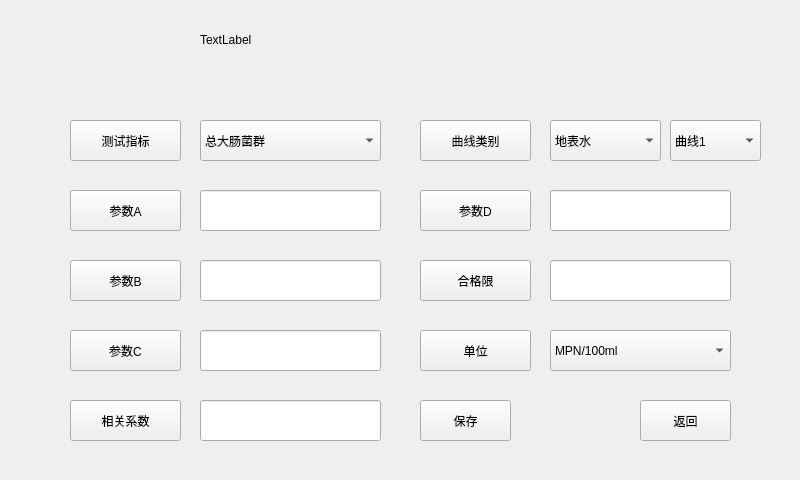
<?xml version="1.0" encoding="UTF-8"?>
<ui version="4.0">
 <class>ParaSetting</class>
 <widget class="QWidget" name="ParaSetting">
  <property name="geometry">
   <rect>
    <x>0</x>
    <y>0</y>
    <width>800</width>
    <height>480</height>
   </rect>
  </property>
  <property name="windowTitle">
   <string>Form</string>
  </property>
  <widget class="QPushButton" name="pbTestTarget">
   <property name="geometry">
    <rect>
     <x>70</x>
     <y>120</y>
     <width>111</width>
     <height>41</height>
    </rect>
   </property>
   <property name="text">
    <string>测试指标</string>
   </property>
  </widget>
  <widget class="QPushButton" name="pbParaA">
   <property name="geometry">
    <rect>
     <x>70</x>
     <y>190</y>
     <width>111</width>
     <height>41</height>
    </rect>
   </property>
   <property name="text">
    <string>参数A</string>
   </property>
  </widget>
  <widget class="QPushButton" name="pbParaB">
   <property name="geometry">
    <rect>
     <x>70</x>
     <y>260</y>
     <width>111</width>
     <height>41</height>
    </rect>
   </property>
   <property name="text">
    <string>参数B</string>
   </property>
  </widget>
  <widget class="QPushButton" name="pbParaC">
   <property name="geometry">
    <rect>
     <x>70</x>
     <y>330</y>
     <width>111</width>
     <height>41</height>
    </rect>
   </property>
   <property name="text">
    <string>参数C</string>
   </property>
  </widget>
  <widget class="QPushButton" name="pbUnit">
   <property name="geometry">
    <rect>
     <x>420</x>
     <y>330</y>
     <width>111</width>
     <height>41</height>
    </rect>
   </property>
   <property name="text">
    <string>单位</string>
   </property>
  </widget>
  <widget class="QPushButton" name="pbQualim">
   <property name="geometry">
    <rect>
     <x>420</x>
     <y>260</y>
     <width>111</width>
     <height>41</height>
    </rect>
   </property>
   <property name="text">
    <string>合格限</string>
   </property>
  </widget>
  <widget class="QPushButton" name="pbParaClass">
   <property name="geometry">
    <rect>
     <x>420</x>
     <y>120</y>
     <width>111</width>
     <height>41</height>
    </rect>
   </property>
   <property name="text">
    <string>曲线类别</string>
   </property>
  </widget>
  <widget class="QPushButton" name="pbParaD">
   <property name="geometry">
    <rect>
     <x>420</x>
     <y>190</y>
     <width>111</width>
     <height>41</height>
    </rect>
   </property>
   <property name="text">
    <string>参数D</string>
   </property>
  </widget>
  <widget class="QLineEdit" name="leParaA">
   <property name="geometry">
    <rect>
     <x>200</x>
     <y>190</y>
     <width>181</width>
     <height>41</height>
    </rect>
   </property>
   <property name="alignment">
    <set>Qt::AlignCenter</set>
   </property>
  </widget>
  <widget class="QLineEdit" name="leParaB">
   <property name="geometry">
    <rect>
     <x>200</x>
     <y>260</y>
     <width>181</width>
     <height>41</height>
    </rect>
   </property>
   <property name="alignment">
    <set>Qt::AlignCenter</set>
   </property>
  </widget>
  <widget class="QLineEdit" name="leParaC">
   <property name="geometry">
    <rect>
     <x>200</x>
     <y>330</y>
     <width>181</width>
     <height>41</height>
    </rect>
   </property>
   <property name="alignment">
    <set>Qt::AlignCenter</set>
   </property>
  </widget>
  <widget class="QLineEdit" name="leQualim">
   <property name="geometry">
    <rect>
     <x>550</x>
     <y>260</y>
     <width>181</width>
     <height>41</height>
    </rect>
   </property>
   <property name="alignment">
    <set>Qt::AlignCenter</set>
   </property>
  </widget>
  <widget class="QLineEdit" name="leParaD">
   <property name="geometry">
    <rect>
     <x>550</x>
     <y>190</y>
     <width>181</width>
     <height>41</height>
    </rect>
   </property>
   <property name="alignment">
    <set>Qt::AlignCenter</set>
   </property>
  </widget>
  <widget class="QComboBox" name="cbTestTarget">
   <property name="geometry">
    <rect>
     <x>200</x>
     <y>120</y>
     <width>181</width>
     <height>41</height>
    </rect>
   </property>
   <item>
    <property name="text">
     <string>总大肠菌群</string>
    </property>
   </item>
   <item>
    <property name="text">
     <string>耐热大肠菌群</string>
    </property>
   </item>
  </widget>
  <widget class="QComboBox" name="cbUnit">
   <property name="geometry">
    <rect>
     <x>550</x>
     <y>330</y>
     <width>181</width>
     <height>41</height>
    </rect>
   </property>
   <item>
    <property name="text">
     <string>MPN/100ml</string>
    </property>
   </item>
   <item>
    <property name="text">
     <string>MPN/L</string>
    </property>
   </item>
   <item>
    <property name="text">
     <string>CFU/mL</string>
    </property>
   </item>
  </widget>
  <widget class="QComboBox" name="cbParaClass">
   <property name="geometry">
    <rect>
     <x>550</x>
     <y>120</y>
     <width>111</width>
     <height>41</height>
    </rect>
   </property>
   <item>
    <property name="text">
     <string>地表水</string>
    </property>
   </item>
   <item>
    <property name="text">
     <string>地下水</string>
    </property>
   </item>
   <item>
    <property name="text">
     <string>水源地</string>
    </property>
   </item>
   <item>
    <property name="text">
     <string>自来水</string>
    </property>
   </item>
   <item>
    <property name="text">
     <string>城市污水</string>
    </property>
   </item>
   <item>
    <property name="text">
     <string>垃圾渗透液</string>
    </property>
   </item>
   <item>
    <property name="text">
     <string>海水</string>
    </property>
   </item>
   <item>
    <property name="text">
     <string>游泳池水</string>
    </property>
   </item>
   <item>
    <property name="text">
     <string>自定义1</string>
    </property>
   </item>
   <item>
    <property name="text">
     <string>自定义2</string>
    </property>
   </item>
  </widget>
  <widget class="QPushButton" name="pbR2">
   <property name="geometry">
    <rect>
     <x>70</x>
     <y>400</y>
     <width>111</width>
     <height>41</height>
    </rect>
   </property>
   <property name="text">
    <string>相关系数</string>
   </property>
  </widget>
  <widget class="QLineEdit" name="leR2">
   <property name="geometry">
    <rect>
     <x>200</x>
     <y>400</y>
     <width>181</width>
     <height>41</height>
    </rect>
   </property>
   <property name="alignment">
    <set>Qt::AlignCenter</set>
   </property>
  </widget>
  <widget class="QLabel" name="lb_Title">
   <property name="geometry">
    <rect>
     <x>200</x>
     <y>20</y>
     <width>400</width>
     <height>40</height>
    </rect>
   </property>
   <property name="text">
    <string>TextLabel</string>
   </property>
  </widget>
  <widget class="QComboBox" name="cbParaClass_2">
   <property name="geometry">
    <rect>
     <x>670</x>
     <y>120</y>
     <width>91</width>
     <height>41</height>
    </rect>
   </property>
   <item>
    <property name="text">
     <string>曲线1</string>
    </property>
   </item>
   <item>
    <property name="text">
     <string>曲线2</string>
    </property>
   </item>
   <item>
    <property name="text">
     <string>曲线3</string>
    </property>
   </item>
   <item>
    <property name="text">
     <string>曲线4</string>
    </property>
   </item>
   <item>
    <property name="text">
     <string>曲线5</string>
    </property>
   </item>
   <item>
    <property name="text">
     <string>曲线6</string>
    </property>
   </item>
   <item>
    <property name="text">
     <string>曲线7</string>
    </property>
   </item>
   <item>
    <property name="text">
     <string>曲线8</string>
    </property>
   </item>
   <item>
    <property name="text">
     <string>曲线9</string>
    </property>
   </item>
   <item>
    <property name="text">
     <string>曲线10</string>
    </property>
   </item>
  </widget>
  <widget class="QPushButton" name="pbExit">
   <property name="geometry">
    <rect>
     <x>640</x>
     <y>400</y>
     <width>91</width>
     <height>41</height>
    </rect>
   </property>
   <property name="text">
    <string>返回</string>
   </property>
  </widget>
  <widget class="QPushButton" name="pbSave">
   <property name="geometry">
    <rect>
     <x>420</x>
     <y>400</y>
     <width>91</width>
     <height>41</height>
    </rect>
   </property>
   <property name="text">
    <string>保存</string>
   </property>
  </widget>
 </widget>
 <resources/>
 <connections/>
</ui>
